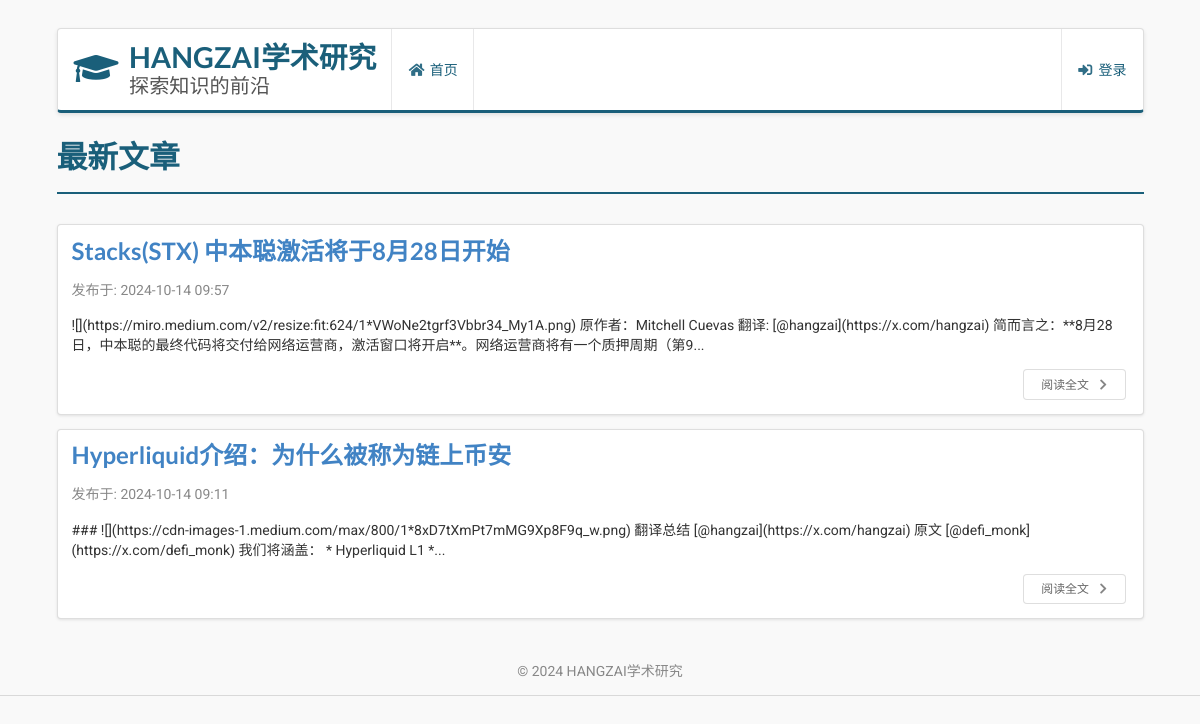
The page / on the database its author committed.
### models.py (models this page shows)
class Post(db.Model):
    id = db.Column(db.Integer, primary_key=True)
    title = db.Column(db.String(100), nullable=False)
    content = db.Column(db.Text, nullable=False)
    image_filename = db.Column(db.String(100))
    created_at = db.Column(db.DateTime, default=datetime.utcnow)
    updated_at = db.Column(db.DateTime, default=datetime.utcnow, onupdate=datetime.utcnow)

### routes.py (the view)
@app.route('/')
def index():
    posts = Post.query.order_by(Post.created_at.desc()).all()
    return render_template('index.html', posts=posts)

### templates/index.html (shortened to what this page needs)
{% extends "base.html" %}
{% block content %}
    <h1 class="ui header">最新文章</h1>
    {% for post in posts %}
        <div class="ui segment">
            <h2 class="ui header">
                <a href="{{ url_for('view_post', id=post.id) }}">{{ post.title }}</a>
            </h2>
            <div class="meta">
                <span class="date">发布于: {{ post.created_at.strftime('%Y-%m-%d %H:%M') }}</span>
            </div>
            <div class="description">
                <p>{{ post.content[:200] }}{% if post.content|length > 200 %}...{% endif %}</p>
            </div>
            <div class="extra">
                <a class="ui tiny basic button" href="{{ url_for('view_post', id=post.id) }}">
                    阅读全文
                    <i class="right chevron icon"></i>
                </a>
            </div>
        </div>
    {% endfor %}
{% endblock %}

### templates/base.html (shortened to what this page needs)
<!DOCTYPE html>
<html lang="zh">
<head>
    <link rel="stylesheet" href="https://cdn.jsdelivr.net/npm/semantic-ui@2.4.2/dist/semantic.min.css">
    <link rel="stylesheet" href="{{ url_for('static', filename='css/style.css') }}">
</head>
<body>
    <div class="ui container">
        <div class="ui menu">
            <a class="item" href="{{ url_for('index') }}">
                <h2 class="ui header">
                    <i class="graduation cap icon"></i>
                    <div class="content">
                        HANGZAI学术研究
                        <div class="sub header">探索知识的前沿</div>
                    </div>
                </h2>
            </a>
            <a class="item" href="{{ url_for('index') }}">
                <i class="home icon"></i> 首页
            </a>
            {% if current_user.is_authenticated %}
                <a class="item" href="{{ url_for('create_post') }}">
                    <i class="plus icon"></i> 创建文章
                </a>
                <a class="item" href="{{ url_for('change_password') }}">
                    <i class="key icon"></i> 修改密码
                </a>
                <div class="right menu">
                    <a class="item" href="{{ url_for('logout') }}">
                        <i class="sign out alternate icon"></i> 登出
                    </a>
                </div>
            {% else %}
                <div class="right menu">
                    <a class="item" href="{{ url_for('login') }}">
                        <i class="sign in alternate icon"></i> 登录
                    </a>
                </div>
            {% endif %}
        </div>
        {% block content %}{% endblock %}
    </div>
    <footer class="ui vertical footer segment">
        <div class="ui center aligned container">
            <p class="copyright">&copy; 2024 HANGZAI学术研究</p>
        </div>
    </footer>
</body>
</html>

### static/css/style.css (style rules this page uses)
body { font-family: 'Roboto', 'Arial', sans-serif; line-height: 1.6; margin: 0; padding: 0; background-color: #f9f9f9; color: #333; }
.container { max-width: 1200px; margin: 0 auto; padding: 0 20px; }
h1, h2 { color: #1a5f7a; }
footer { text-align: center; padding: 1rem 0; background-color: #2e2f3e; color: #fffffe; }
.ui.button { background-color: #2185D0; color: #FFFFFF; }
.ui.container { margin-top: 2rem; }
.ui.menu { background-color: #ffffff; box-shadow: 0 2px 4px rgba(0,0,0,0.1); border-bottom: 3px solid #1a5f7a; }
.ui.menu .item { color: #1a5f7a; font-weight: 500; }
.ui.header { color: #1a5f7a; text-shadow: none; }
h1.ui.header { font-size: 2.2em; margin-bottom: 1em; border-bottom: 2px solid #1a5f7a; padding-bottom: 0.5em; }
.ui.segment { margin-bottom: 1em; box-shadow: 0 1px 3px rgba(0,0,0,0.1); }
.ui.segment h2.ui.header { margin-bottom: 0.5em; }
.ui.segment .meta { margin-bottom: 1em; color: #888; }
.ui.segment .description { margin-bottom: 1em; }
.ui.segment .extra { display: flex; justify-content: flex-end; align-items: center; margin-top: 1em; }
.ui.segment .extra .button { margin-left: 0.5em; }
.ui.tiny.button { font-size: 0.85rem; }
footer.ui.segment { margin-top: 2rem; background-color: #1a5f7a; color: #ffffff; border-top: none; }
.ui.menu .item h2.ui.header { margin: 0; }
.ui.menu .item h2.ui.header .content { font-size: 1.2em; color: #1a5f7a; }
.ui.menu .item h2.ui.header .sub.header { font-size: 0.7em; color: #555; }
.ui.menu .item h2.ui.header i.icon { font-size: 1.5em; color: #1a5f7a; }
footer .copyright { color: #888888; }

### rows shown on the page
Post: title "Stacks(STX) 中本聪激活将于8月28日开始", created_at "2024-10-14 09:57", content "![](https://miro.medium.com/v2/resize:fit:624/1*VWoNe2tgrf3Vbbr34_My1A.png) 原作者：Mitchell Cuevas 翻译: [@hangzai](https://x.com/hangzai) 简而言之：**8月28日，中本聪的最终代码将交付给网络运营商，激活窗口将开启**。网络运营商将有一个质押周期（第9"
Post: title "Hyperliquid介绍：为什么被称为链上币安", created_at "2024-10-14 09:11", content "### ![](https://cdn-images-1.medium.com/max/800/1*8xD7tXmPt7mMG9Xp8F9q_w.png) 翻译总结 [@hangzai](https://x.com/hangzai) 原文 [@defi_monk](https://x.com/defi_monk) 我们将涵盖： * Hyperliquid L1 *"
